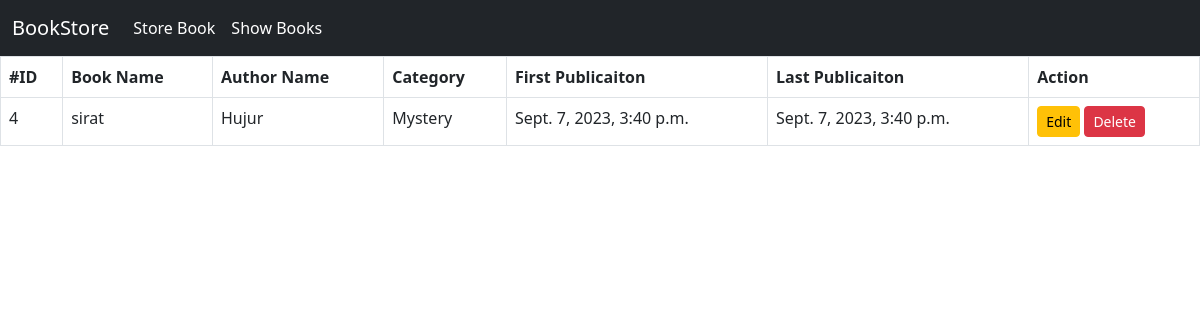
The page /book_details/4 on the database as committed earlier.
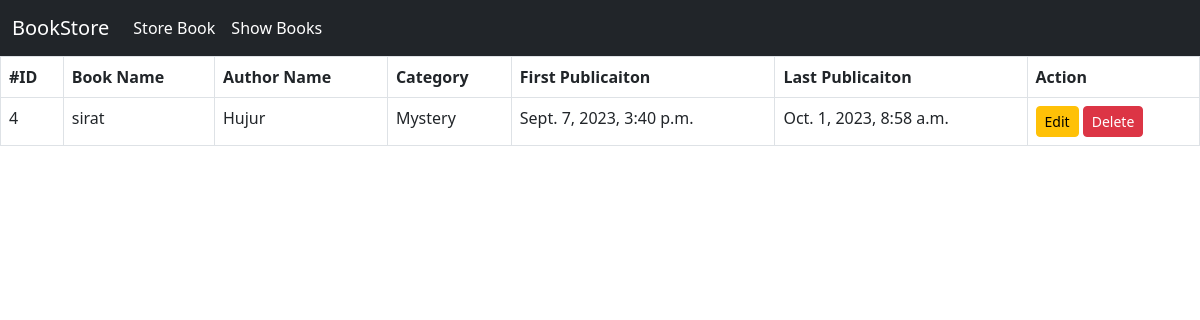
The same page on the database as committed later.
### book/models.py (models this page shows)
class BookStoreModel(models.Model):
    CATEGORY = (
    ('Mystery', 'Fiqh'),
    ('Thriller', 'Tafseer'),
    ('Sci-Fi', 'Quran'),
    ('Humor', 'Hadith'),
    ('Horror', 'spirituality'),
    )
    id = models.IntegerField(primary_key=True)
    book_name = models.CharField(max_length=30)
    author = models.CharField(max_length=30)
    category = models.CharField(max_length=30, choices=CATEGORY)
    first_pub = models.DateTimeField(auto_now_add=True)
    last_pub = models.DateTimeField(auto_now=True)

### book/views.py (the view)
# urls.py: path('book_details/<int:id>', views.BookDetailsView.as_view(), name='book_details'),
class BookDetailsView(DetailView):
    model = BookStoreModel
    template_name = 'book_details.html'
    context_object_name = 'item'
    pk_url_kwarg = 'id'

### book/templates/book_details.html
{% extends 'base.html' %} {% block content%}
<table class="table table-bordered">
  <thead>
    <tr>
      <th scope="col">#ID</th>
      <th scope="col">Book Name</th>
      <th scope="col">Author Name</th>
      <th scope="col">Category</th>
      <th scope="col">First Publicaiton</th>
      <th scope="col">Last Publicaiton</th>
      <th scope="col">Action</th>
    </tr>
  </thead>
  <tbody>
    <tr>
      <td>{{item.id}}</td>
      <td>{{item.book_name}}</td>
      <td>{{item.author}}</td>
      <td>{{item.category}}</td>
      <td>{{item.first_pub}}</td>
      <td>{{item.last_pub}}</td>
      <td><a href="{% url 'edit_book' pk=item.id %}" class='btn btn-warning btn-sm'>Edit</a> <a
          class='btn btn-danger btn-sm' href="{% url 'delete_book' pk=item.id %}">Delete</a> </td>
    </tr>
  </tbody>
</table>
{% endblock %}

### book/templates/base.html (shortened to what this page needs)
<!DOCTYPE html>
<html lang="en">
  <head>
    <link
      href="https://cdn.jsdelivr.net/npm/bootstrap@5.3.0-alpha3/dist/css/bootstrap.min.css"
      rel="stylesheet"
    />
  </head>
  <body>
    <nav class="navbar navbar-expand-lg bg-dark text-white">
      <div class="container-fluid text-white">
        <a class="navbar-brand text-white" href="#">BookStore</a>
        <div class="collapse navbar-collapse " id="navbarNavAltMarkup">
          <div class="navbar-nav text-white">
            <a class="nav-link text-white" href="{% url 'storebook' %}">Store Book</a>
            <a class="nav-link text-white" href="{% url 'show_books' %}">Show Books</a>
          </div>
        </div>
      </div>
    </nav>
    {% block content %} {% endblock %}
  </body>
</html>

Rows that differ between the two databases and show on the page:
changed BookStoreModel "sirat": last_pub "Sept. 7, 2023, 3:40 p.m." → "Oct. 1, 2023, 8:58 a.m."
